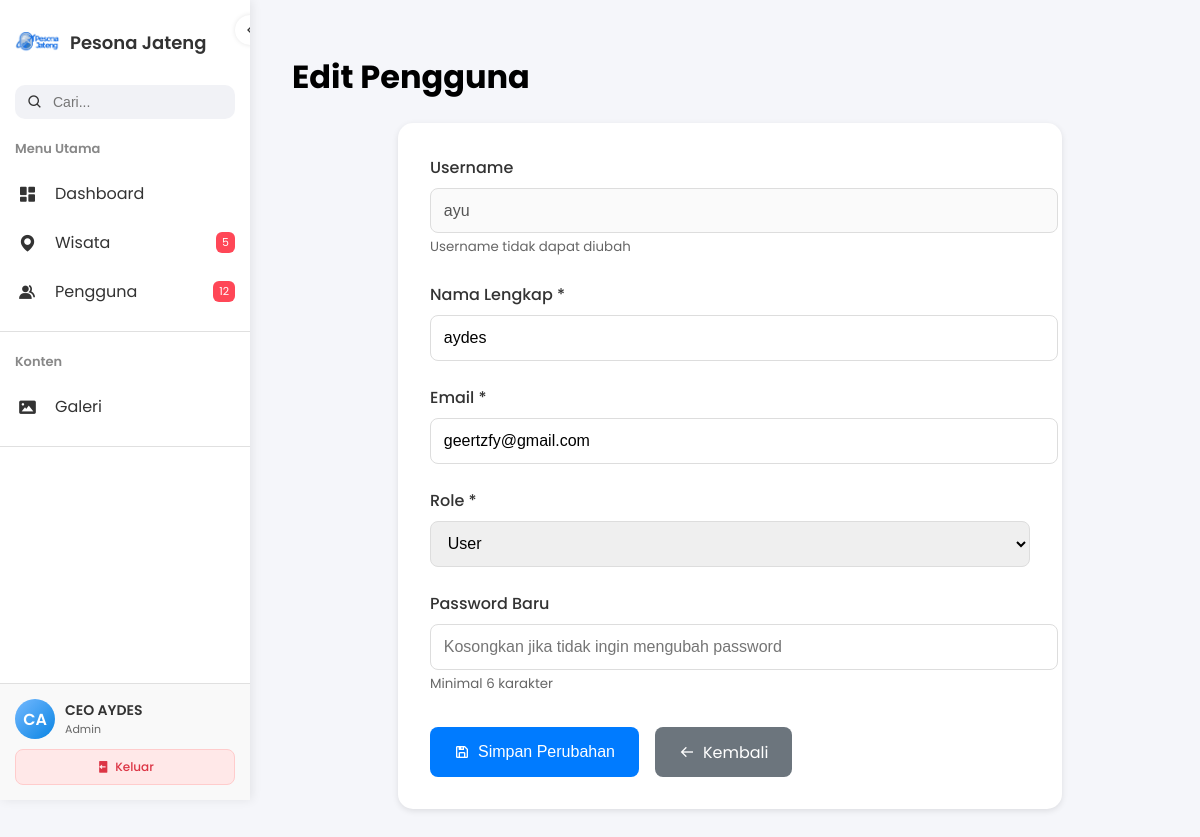
Screenshot of /admin/pages/pengguna/edit_user.php?id=3 (signed in) with the database file from the repository.
### tables this page shows
CREATE TABLE `users` (
  `id_user` int(11) NOT NULL,
  `username` varchar(100) NOT NULL,
  `password` varchar(100) NOT NULL,
  `nama_lengkap` varchar(100) NOT NULL,
  `email` varchar(100) NOT NULL,
  `role` enum('user','admin') NOT NULL
);

### admin/pages/pengguna/edit_user.php (the view, shortened to what this page needs)
<?php
require_once __DIR__ . '/../../../config/koneksi.php';
$id_edit = isset($_GET['id']) ? intval($_GET['id']) : 0;
if($id_edit > 0){
    $query = "SELECT * FROM users WHERE id_user = $id_edit";
    $result = mysqli_query($conn, $query);
    $user_edit = mysqli_fetch_assoc($result);
} else {
    $_SESSION['error'] = "ID pengguna tidak valid!";
    header("Location: pengguna.php");
    exit;
}
?>
<!DOCTYPE html>
<html lang="id">
<head>
<link href='https://unpkg.com/boxicons@2.1.4/css/boxicons.min.css' rel='stylesheet'>
<link rel="stylesheet" href="<?= BASE_URL ?>includes/sidebar/sidebar.css">
</head>
<body>
<?php include __DIR__ . '/../../includes/sidebar/sidebar.php'; ?>
<main>
<h1>Edit Pengguna</h1>
<div class="form-container">
  <form method="POST" action="">
    <div class="form-group">
      <label for="username">Username</label>
      <input type="text" id="username" value="<?= htmlspecialchars($user_edit['username']) ?>" disabled>
      <small style="color: #666;">Username tidak dapat diubah</small>
    </div>
    <div class="form-group">
      <label for="nama_lengkap">Nama Lengkap *</label>
      <input type="text" id="nama_lengkap" name="nama_lengkap"
             value="<?= htmlspecialchars($user_edit['nama_lengkap']) ?>" required>
    </div>
    <div class="form-group">
      <label for="email">Email *</label>
      <input type="email" id="email" name="email"
             value="<?= htmlspecialchars($user_edit['email']) ?>" required>
    </div>
    <div class="form-group">
      <label for="role">Role *</label>
      <select id="role" name="role" required>
        <option value="user" <?= $user_edit['role'] == 'user' ? 'selected' : '' ?>>User</option>
      </select>
    </div>
    <div class="form-group">
      <label for="password">Password Baru</label>
      <input type="password" id="password" name="password"
             placeholder="Kosongkan jika tidak ingin mengubah password">
      <small style="color: #666;">Minimal 6 karakter</small>
    </div>
    <div style="display: flex; gap: 1rem; margin-top: 2rem;">
      <button type="submit" class="btn btn-primary">
        <i class='bx bx-save'></i> Simpan Perubahan
      </button>
      <a href="pengguna.php" class="btn btn-secondary">
        <i class='bx bx-arrow-back'></i> Kembali
      </a>
    </div>
  </form>
</div>
</main>
</body>
</html>

### admin/includes/sidebar/sidebar.php (shortened to what this page needs)
<?php
$user_available = false;
if (isset($user) && is_array($user)) {
    $user_available = true;
} elseif (isset($_SESSION['user_id']) && isset($conn)) {
    $uid = mysqli_real_escape_string($conn, $_SESSION['user_id']);
    $q = "SELECT id_user, username, nama_lengkap, role FROM users WHERE id_user='$uid' LIMIT 1";
    $r = mysqli_query($conn, $q);
    if ($r && mysqli_num_rows($r)>0) {
        $user = mysqli_fetch_assoc($r);
        $user_available = true;
    }
}
$display_name = $user_available ? $user['nama_lengkap'] : 'Guest';
$display_role = $user_available ? $user['role'] : 'Pengunjung';
$avatar_text = 'G?';
if ($user_available && !empty($user['nama_lengkap'])) {
    $parts = explode(' ', trim($user['nama_lengkap']));
    $avatar_text = count($parts)>=2 ? strtoupper(substr($parts[0],0,1).substr($parts[1],0,1)) : strtoupper(substr($parts[0],0,2));
}
?>
<!DOCTYPE html>
<html lang="id">
<head>
<link href="https://unpkg.com/boxicons@2.1.4/css/boxicons.min.css" rel="stylesheet">
</head>
<body>
<aside id="sidebar">
    <div class="toggle-btn" id="toggleBtn"><i class='bx bx-chevron-left'></i></div>
    <a href="<?= BASE_URL ?>pages/dashboard/dashboard.php" class="brand">
        <img src="<?= BASE_URL ?>assets/img/logo.png" alt="Pesona Jateng Logo">
        <span class="text">Pesona Jateng</span>
    </a>
    <div class="search-box">
        <i class='bx bx-search'></i>
        <input type="text" placeholder="Cari...">
    </div>
    <div class="side-menu">
        <div class="menu-section">Menu Utama</div>
        <ul class="top">
            <li><a href="<?= BASE_URL ?>pages/dashboard/dashboard.php"><i class='bx bxs-dashboard'></i><span class="text">Dashboard</span></a></li>
            <li><a href="<?= BASE_URL ?>pages/wisata/wisata.php"><i class='bx bxs-map'></i><span class="text">Wisata</span><span class="badge">5</span></a></li>
            <li><a href="<?= BASE_URL ?>pages/pengguna/pengguna.php"><i class='bx bxs-group'></i><span class="text">Pengguna</span><span class="badge">12</span></a></li>
        </ul>
        <div class="menu-divider"></div>
        <div class="menu-section">Konten</div>
        <ul class="middle">
            <li><a href="<?= BASE_URL ?>pages/galeri/galeri.php"><i class='bx bxs-image'></i><span class="text">Galeri</span></a></li>
        </ul>
        <div class="menu-divider"></div>
    </div>
    <div class="user-section">
        <div class="user-profile">
            <div class="user-avatar"><?= $avatar_text ?></div>
            <div class="user-info">
                <div class="user-name"><?= htmlspecialchars($display_name) ?></div>
                <div class="user-role"><?= htmlspecialchars($display_role) ?></div>
            </div>
        </div>
          <a href="<?= BASE_URL ?>includes/sidebar/logout.php" class="user-action-btn logout-btn" title="Keluar" onclick="return confirm('Yakin ingin logout?')">
    <i class='bx bxs-log-out'></i>
    <span>Keluar</span>
</a>
        </div>
</aside>
</body>
</html>

### admin/pages/pengguna/edit_user.php (style rules this page uses)
body { font-family: 'Poppins', sans-serif; background-color: #f8f9fc; display: flex; margin: 0; }
main { flex: 1; padding: 2rem; margin-left: 260px; transition: all 0.3s ease; }
.form-container { background: #fff; border-radius: 15px; box-shadow: 0 2px 6px rgba(0,0,0,0.1); padding: 2rem; max-width: 600px; margin: 0 auto; }
.form-group { margin-bottom: 1.5rem; }
.form-group label { display: block; margin-bottom: 0.5rem; font-weight: 500; color: #333; }
.form-group input, .form-group select { width: 100%; padding: 0.8rem; border: 1px solid #ddd; border-radius: 8px; font-size: 1rem; transition: all 0.3s; }
.btn { padding: 0.8rem 1.5rem; border: none; border-radius: 8px; font-size: 1rem; cursor: pointer; transition: all 0.3s; display: inline-flex; align-items: center; gap: 0.5rem; }
.btn-primary { background: #007bff; color: white; }
.btn-secondary { background: #6c757d; color: white; text-decoration: none; }

### admin/includes/sidebar/sidebar.php (style rules this page uses)
body { margin:0; font-family:'Poppins',sans-serif; background:#f5f6fa; }
#sidebar { position: fixed; top:0; left:0; height:100vh; width:250px; background:#fff; color:#333; box-shadow:2px 0 10px rgba(0,0,0,0.08); display:flex; flex-direction:column; transition: width 0.3s; overflow:hidden; z-index:100; }
.toggle-btn { position:absolute; top:15px; right:-15px; background:#fff; border-radius:50%; width:30px; height:30px; box-shadow:0 0 5px rgba(0,0,0,0.1); display:flex; align-items:center; justify-content:center; cursor:pointer; transition: transform 0.3s; }
.brand { display:flex; align-items:center; padding:20px 15px; gap:10px; text-decoration:none; color:#333; flex-shrink:0; }
.brand img { width:45px; height:45px; object-fit:contain; }
.brand .text { font-size:18px; font-weight:600; white-space:nowrap; }
.search-box { display:flex; align-items:center; background:#f1f2f6; border-radius:10px; margin:0 15px; padding:8px 12px; gap:8px; flex-shrink:0; }
.search-box input { border:none; outline:none; background:none; width:100%; font-size:14px; }
.menu-section { font-size:13px; font-weight:600; color:#888; margin:20px 15px 10px; flex-shrink:0; }
ul { list-style:none; padding:0; margin:0; }
ul li a { display:flex; align-items:center; gap:15px; padding:12px 15px; color:#333; text-decoration:none; transition:0.3s; border-radius:10px; }
ul li a i { font-size:20px; min-width:25px; text-align:center; }
.badge { background:#ff4757; color:#fff; font-size:11px; padding:2px 6px; border-radius:6px; margin-left:auto; }
.menu-divider { height:1px; background:#e0e0e0; margin:15px 0; }
.side-menu { flex:1; overflow-y:auto; padding-bottom:10px; }
.user-section { background: #f9f9f9; padding: 15px; border-top: 1px solid #e0e0e0; flex-shrink:0; }
.user-profile { display:flex; align-items:center; gap:10px; margin-bottom:10px; }
.user-avatar { background: linear-gradient(135deg, #74b9ff, #0984e3); color: #fff; font-weight:600; width:40px; height:40px; display:flex; align-items:center; justify-content:center; border-radius:50%; font-size:16px; flex-shrink:0; }
.user-info .user-name { font-weight:600; color:#333; font-size:14px; }
.user-info .user-role { font-size:11px; color:#666; text-transform:capitalize; }
.user-action-btn { flex:1; display:flex; align-items:center; justify-content:center; gap:5px; padding:8px 12px; border:none; border-radius:8px; font-size:12px; font-weight:500; cursor:pointer; transition: all 0.3s ease; text-decoration:none; white-space:nowrap; }
.logout-btn { background:#ffe8e8; color:#dc3545; border:1px solid #ffcccc; }
.user-action-btn i { font-size:14px; }

### rows the page displays
users: nama_lengkap "CA", nama_lengkap "CEO AYDES", role "Admin"
users: username "ayu", nama_lengkap "aydes", email "geertzfy@gmail.com", role "User"
